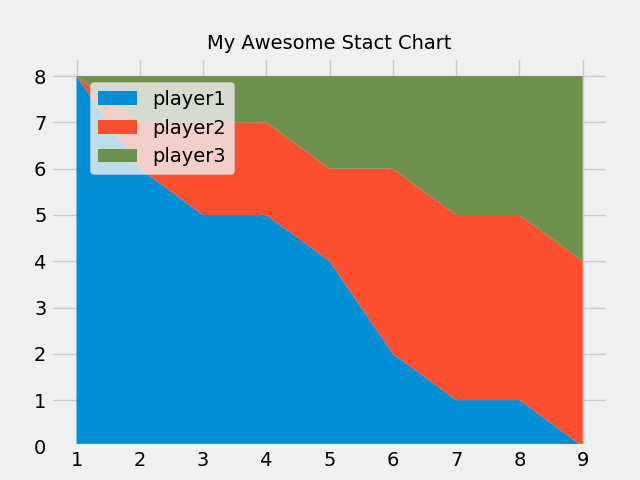

Generate this figure with Python:
from matplotlib import pyplot as plt

plt.style.use("fivethirtyeight")

minutes = [1, 2, 3, 4, 5, 6, 7, 8, 9]

player1 = [8, 6, 5, 5, 4, 2, 1, 1, 0]
player2 = [0, 1, 2, 2, 2, 4, 4, 4, 4]
player3 = [0, 1, 1, 1, 2, 2, 3, 3, 4]

labels = ['player1','player2','player3']
colors = ['#008fd5', '#fc4f30', '#6d904f']
# Plot
plt.stackplot(minutes, player1, player2, player3, colors=colors, labels=labels)
# title
plt.title("My Awesome Stact Chart", fontsize = 14 )

# Position of Labels
plt.legend(loc=(0.07, 0.7))

plt.savefig('StactPlot.png')

plt.tight_layout()
plt.show()
